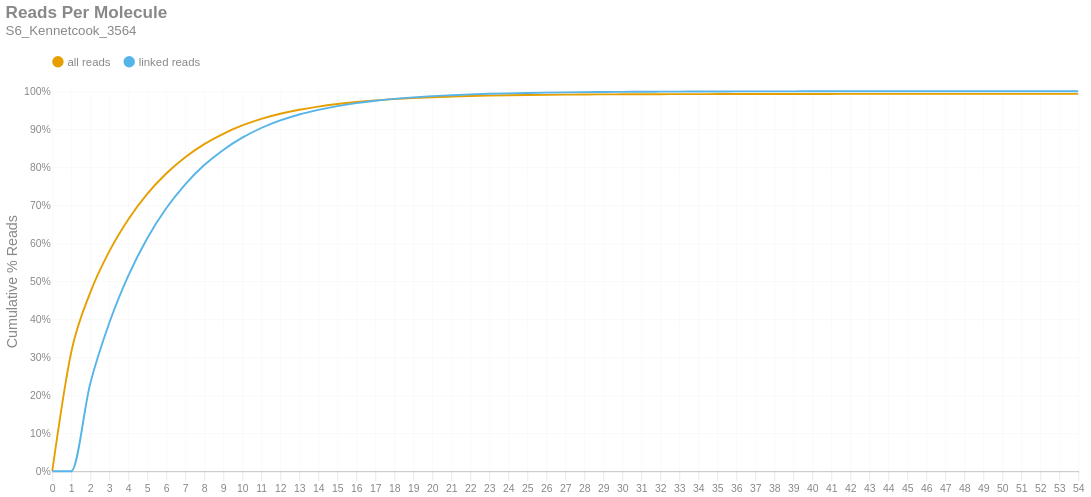

This figure's notebook cell:
### Markdown cell above
### Reads per Molecule
This chart shows the cumulative distribution of the number of reads per linked molecule. That is, how many alignments are associated with a unique molecule. This excludes the number of reads associated with invalid or absent linked-read barcodes. The `linked` histogram is the percentages recalculated when disregarding singletons.

### Code cell
if SKIPLR:
    print_html(f"Skipped")
else:
    counts = np.bincount(valids['reads'].cast(pl.Int64).to_numpy())
    weighted = counts * np.arange(len(counts))
    all_perc = weighted / n_reads
    linked_perc = weighted / n_linked_reads
    linked_perc[1] = 0
    binned_df = pl.DataFrame({
        'readsper': list(range(len(counts))),
        'all reads (cumsum)': np.cumsum(all_perc).tolist(),
        'linked reads (cumsum)': np.cumsum(linked_perc).tolist(),
    })

    with SafeRender(binned_df):
        (
            density_plot(binned_df, 'Reads Per Molecule', samplename, 'readspmol')
            .encode(
                x=alt.X('readsper:O', title=None).axis(labelAngle=0).scale(padding=0),
                y=alt.Y('value:Q', title='Cumulative % Reads').axis(format='%').stack(False),
                color=alt.Color("key:N").scale(domain=["all reads", "linked reads"]),
                tooltip=[
                    alt.Tooltip("key:N", title="Data Type"),
                    alt.Tooltip("readsper:O", title="Reads Per Molecule"),
                    alt.Tooltip("value:Q", format=".2%", title="% Reads (Cum.)")
                ]            
            )
        ).display()

### Figure 1 — Vega-Lite specification as saved in the notebook (floating-point values rounded to 4 significant figures)
{"width": "container", "height": 400, "config": {"title": {"anchor": "start", "dy": -15, "fontSize": 18, "color": "#888888", "subtitleColor": "#888888", "subtitleFontSize": 14}, "arc": {"fill": "#0072B2"}, "axis": {"domainColor": "#888888", "domainWidth": 0.5, "gridWidth": 0.2, "grid": false, "titleFontWeight": 400, "titleFontSize": 15, "labelFontSize": 11, "labelColor": "#888888", "tickColor": "#888888", "tickWidth": 0.2, "titleColor": "#888888"}, "axisBand": {"grid": false}, "axisX": {"grid": true, "tickSize": 10, "domainCap": "round"}, "axisY": {"domain": false, "grid": true, "tickSize": 0, "domainCap": "round"}, "background": "transparent", "header": {"labelFontSize": 15, "labelColor": "#888888", "titleFontSize": 15, "titleFontWeight": 600, "titleColor": "#888888"}, "legend": {"labelFont": "sans-serif", "labelFontSize": 12, "labelColor": "#888888", "symbolSize": 100, "symbolType": "circle", "titleFontSize": 12, "titlePadding": 10, "titleColor": "#888888", "title": null, "orient": "top"}, "range": {"category": ["#E69F00", "#56B4E9", "#009E73", "#F0E442", "#0072B2", "#D55E00", "#CC79A7", "#000000"], "diverging": ["#cfe8f3", "#a2d4ec", "#73bfe2", "#46abdb", "#1696d2", "#12719e"]}, "area": {"fill": "#0072B2", "fillOpacity": 0.7, "line": true, "strokeOpacity": 0.7}, "line": {"color": "#0072B2", "stroke": "#0072B2", "strokeWidth": 2}, "trail": {"color": "#0072B2", "stroke": "#0072B2", "strokeWidth": 0, "size": 1}, "point": {"filled": true, "fillOpacity": 1.0, "size": 95}, "text": {"color": "#888888", "fontSize": 11, "align": "right", "fontWeight": 400, "size": 11}, "bar": {"fill": "#0072B2", "stroke": null}, "view": {"stroke": null, "continuousWidth": 660, "continuousHeight": 400}}, "data": {"name": "data-d0d9bc84c42212be15fa8c73ec0ebcec"}, "mark": {"type": "line", "interpolate": "monotone", "point": {"opacity": 0, "size": 275}}, "encoding": {"color": {"field": "key", "scale": {"domain": ["all reads", "linked reads"]}, "type": "nominal"}, "tooltip": [{"field": "key", "title": "Data Type", "type": "nominal"}, {"field": "readsper", "title": "Reads Per Molecule", "type": "ordinal"}, {"field": "value", "format": ".2%", "title": "% Reads (Cum.)", "type": "quantitative"}], "x": {"axis": {"labelAngle": 0}, "field": "readsper", "scale": {"padding": 0}, "title": null, "type": "ordinal"}, "y": {"axis": {"format": "%"}, "field": "value", "stack": false, "title": "Cumulative % Reads", "type": "quantitative"}}, "params": [{"name": "param_c36ac31b6afebe62", "select": {"type": "point", "fields": ["key"]}, "bind": "legend"}], "title": {"text": "Reads Per Molecule", "subtitle": "S6_Kennetcook_3564"}, "transform": [{"fold": ["all reads (cumsum)", "linked reads (cumsum)"]}, {"calculate": "replace(datum.key, ' (cumsum)', '')", "as": "key"}, {"filter": {"param": "param_c36ac31b6afebe62"}}], "usermeta": {"embedOptions": {"downloadFileName": "S6_Kennetcook_3564.readspmol"}}, "$schema": "https://vega.github.io/schema/vega-lite/v6.1.0.json", "datasets": {"data-d0d9bc84c42212be15fa8c73ec0ebcec": [{"readsper": 0, "all reads (cumsum)": 0.0, "linked reads (cumsum)": 0.0}, {"readsper": 1, "all reads (cumsum)": 0.3134, "linked reads (cumsum)": 0.0}, {"readsper": 2, "all reads (cumsum)": 0.47, "linked reads (cumsum)": 0.2305}, {"readsper": 3, "all reads (cumsum)": 0.5784, "linked reads (cumsum)": 0.39}, {"readsper": 4, "all reads (cumsum)": 0.6626, "linked reads (cumsum)": 0.5138}, {"readsper": 5, "all reads (cumsum)": 0.7299, "linked reads (cumsum)": 0.6129}, {"readsper": 6, "all reads (cumsum)": 0.7835, "linked reads (cumsum)": 0.6919}, {"readsper": 7, "all reads (cumsum)": 0.8265, "linked reads (cumsum)": 0.755}, {"readsper": 8, "all reads (cumsum)": 0.8609, "linked reads (cumsum)": 0.8056}, {"readsper": 9, "all reads (cumsum)": 0.888, "linked reads (cumsum)": 0.8455}, {"readsper": 10, "all reads (cumsum)": 0.9098, "linked reads (cumsum)": 0.8776}, {"readsper": 11, "all reads (cumsum)": 0.9271, "linked reads (cumsum)": 0.9031}, {"readsper": 12, "all reads (cumsum)": 0.9406, "linked reads (cumsum)": 0.923}, {"readsper": 13, "all reads (cumsum)": 0.9513, "linked reads (cumsum)": 0.9387}, {"readsper": 14, "all reads (cumsum)": 0.9596, "linked reads (cumsum)": 0.9508}, {"readsper": 15, "all reads (cumsum)": 0.9662, "linked reads (cumsum)": 0.9606}, {"readsper": 16, "all reads (cumsum)": 0.9716, "linked reads (cumsum)": 0.9686}, {"readsper": 17, "all reads (cumsum)": 0.976, "linked reads (cumsum)": 0.975}, {"readsper": 18, "all reads (cumsum)": 0.9793, "linked reads (cumsum)": 0.9799}, {"readsper": 19, "all reads (cumsum)": 0.9819, "linked reads (cumsum)": 0.9838}, {"readsper": 20, "all reads (cumsum)": 0.9841, "linked reads (cumsum)": 0.987}, {"readsper": 21, "all reads (cumsum)": 0.9858, "linked reads (cumsum)": 0.9894}, {"readsper": 22, "all reads (cumsum)": 0.9872, "linked reads (cumsum)": 0.9916}, {"readsper": 23, "all reads (cumsum)": 0.9883, "linked reads (cumsum)": 0.9931}, {"readsper": 24, "all reads (cumsum)": 0.9891, "linked reads (cumsum)": 0.9944}, {"readsper": 25, "all reads (cumsum)": 0.9898, "linked reads (cumsum)": 0.9954}, {"readsper": 26, "all reads (cumsum)": 0.9904, "linked reads (cumsum)": 0.9963}, {"readsper": 27, "all reads (cumsum)": 0.9909, "linked reads (cumsum)": 0.997}, {"readsper": 28, "all reads (cumsum)": 0.9913, "linked reads (cumsum)": 0.9976}, {"readsper": 29, "all reads (cumsum)": 0.9916, "linked reads (cumsum)": 0.998}, {"readsper": 30, "all reads (cumsum)": 0.9918, "linked reads (cumsum)": 0.9983}, {"readsper": 31, "all reads (cumsum)": 0.9919, "linked reads (cumsum)": 0.9985}, {"readsper": 32, "all reads (cumsum)": 0.9921, "linked reads (cumsum)": 0.9988}, {"readsper": 33, "all reads (cumsum)": 0.9922, "linked reads (cumsum)": 0.9989}, {"readsper": 34, "all reads (cumsum)": 0.9924, "linked reads (cumsum)": 0.9991}, {"readsper": 35, "all reads (cumsum)": 0.9925, "linked reads (cumsum)": 0.9993}, {"readsper": 36, "all reads (cumsum)": 0.9926, "linked reads (cumsum)": 0.9994}, {"readsper": 37, "all reads (cumsum)": 0.9926, "linked reads (cumsum)": 0.9995}, {"readsper": 38, "all reads (cumsum)": 0.9927, "linked reads (cumsum)": 0.9996}, {"readsper": 39, "all reads (cumsum)": 0.9927, "linked reads (cumsum)": 0.9997}, {"readsper": 40, "all reads (cumsum)": 0.9928, "linked reads (cumsum)": 0.9998}, {"readsper": 41, "all reads (cumsum)": 0.9928, "linked reads (cumsum)": 0.9998}, {"readsper": 42, "all reads (cumsum)": 0.9929, "linked reads (cumsum)": 0.9998}, {"readsper": 43, "all reads (cumsum)": 0.9929, "linked reads (cumsum)": 0.9999}, {"readsper": 44, "all reads (cumsum)": 0.9929, "linked reads (cumsum)": 0.9999}, {"readsper": 45, "all reads (cumsum)": 0.9929, "linked reads (cumsum)": 0.9999}, {"readsper": 46, "all reads (cumsum)": 0.9929, "linked reads (cumsum)": 0.9999}, {"readsper": 47, "all reads (cumsum)": 0.9929, "linked reads (cumsum)": 0.9999}, {"readsper": 48, "all reads (cumsum)": 0.9929, "linked reads (cumsum)": 1.0}, {"readsper": 49, "all reads (cumsum)": 0.9929, "linked reads (cumsum)": 1.0}, {"readsper": 50, "all reads (cumsum)": 0.9929, "linked reads (cumsum)": 1.0}, {"readsper": 51, "all reads (cumsum)": 0.9929, "linked reads (cumsum)": 1.0}, {"readsper": 52, "all reads (cumsum)": 0.993, "linked reads (cumsum)": 1.0}, {"readsper": 53, "all reads (cumsum)": 0.993, "linked reads (cumsum)": 1.0}, {"readsper": 54, "all reads (cumsum)": 0.993, "linked reads (cumsum)": 1.0}]}}
